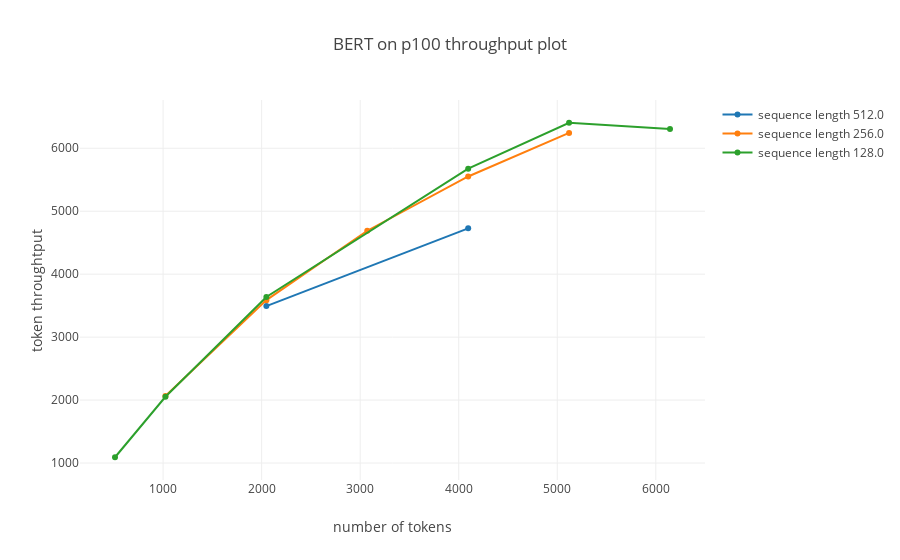

The cell this chart's notebook holds for it:
### Code cell
plot_throughput(p100_df, "BERT on p100 throughput plot")

### Figure 1 — Plotly figure (JSON) as saved in the notebook; plotly's stock layout.template omitted (floating-point values rounded to 4 significant figures)
{"data": [{"mode": "lines+markers", "name": "sequence length 512.0", "type": "scatter", "uid": "18c4aa35-763b-4eab-859c-812d4d98e74c", "x": [2048, 4096], "y": [3493.0, 4728.0]}, {"mode": "lines+markers", "name": "sequence length 256.0", "type": "scatter", "uid": "c40f72d0-fc40-4c56-9920-e228f2750930", "x": [1024, 2048, 3072, 4096, 5120], "y": [2065.0, 3588.0, 4690.0, 5552.0, 6244.0]}, {"mode": "lines+markers", "name": "sequence length 128.0", "type": "scatter", "uid": "e8077d0f-0e01-4385-a104-4c365cda1bbf", "x": [512, 1024, 2048, 4096, 5120, 6144], "y": [1092.0, 2052.0, 3638.0, 5676.0, 6405.0, 6308.0]}], "layout": {"title": {"text": "BERT on p100 throughput plot"}, "xaxis": {"title": {"text": "number of tokens"}}, "yaxis": {"title": {"text": "token throughtput"}}}}
